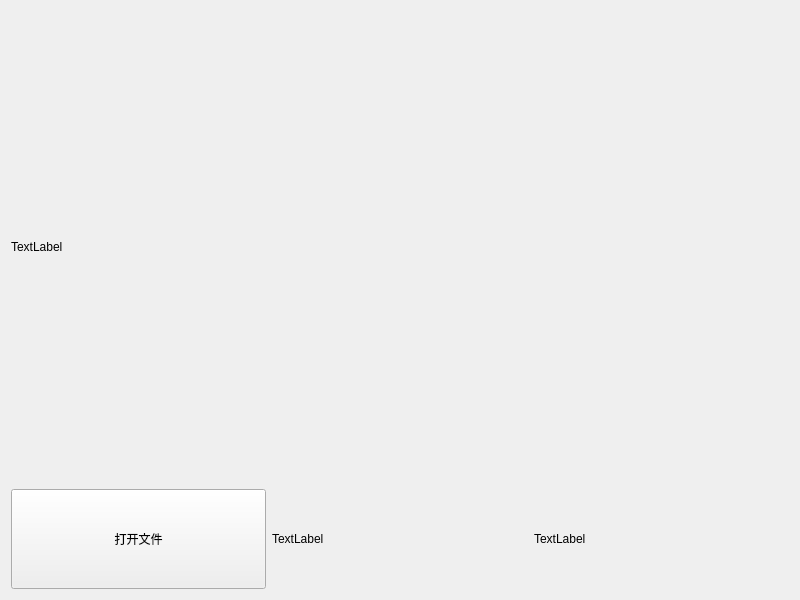
<?xml version="1.0" encoding="UTF-8"?>
<ui version="4.0">
 <class>Widget</class>
 <widget class="QWidget" name="Widget">
  <property name="geometry">
   <rect>
    <x>0</x>
    <y>0</y>
    <width>800</width>
    <height>600</height>
   </rect>
  </property>
  <property name="windowTitle">
   <string>Widget</string>
  </property>
  <layout class="QVBoxLayout" name="verticalLayout">
   <item>
    <widget class="QLabel" name="label">
     <property name="text">
      <string>TextLabel</string>
     </property>
    </widget>
   </item>
   <item>
    <layout class="QHBoxLayout" name="horizontalLayout">
     <item>
      <widget class="QPushButton" name="pushButton">
       <property name="maximumSize">
        <size>
         <width>16777215</width>
         <height>100</height>
        </size>
       </property>
       <property name="text">
        <string>打开文件</string>
       </property>
      </widget>
     </item>
     <item>
      <widget class="QLabel" name="label2">
       <property name="maximumSize">
        <size>
         <width>16777215</width>
         <height>100</height>
        </size>
       </property>
       <property name="text">
        <string>TextLabel</string>
       </property>
      </widget>
     </item>
     <item>
      <widget class="QLabel" name="label3">
       <property name="maximumSize">
        <size>
         <width>16777215</width>
         <height>100</height>
        </size>
       </property>
       <property name="text">
        <string>TextLabel</string>
       </property>
      </widget>
     </item>
    </layout>
   </item>
  </layout>
 </widget>
 <resources/>
 <connections/>
</ui>
